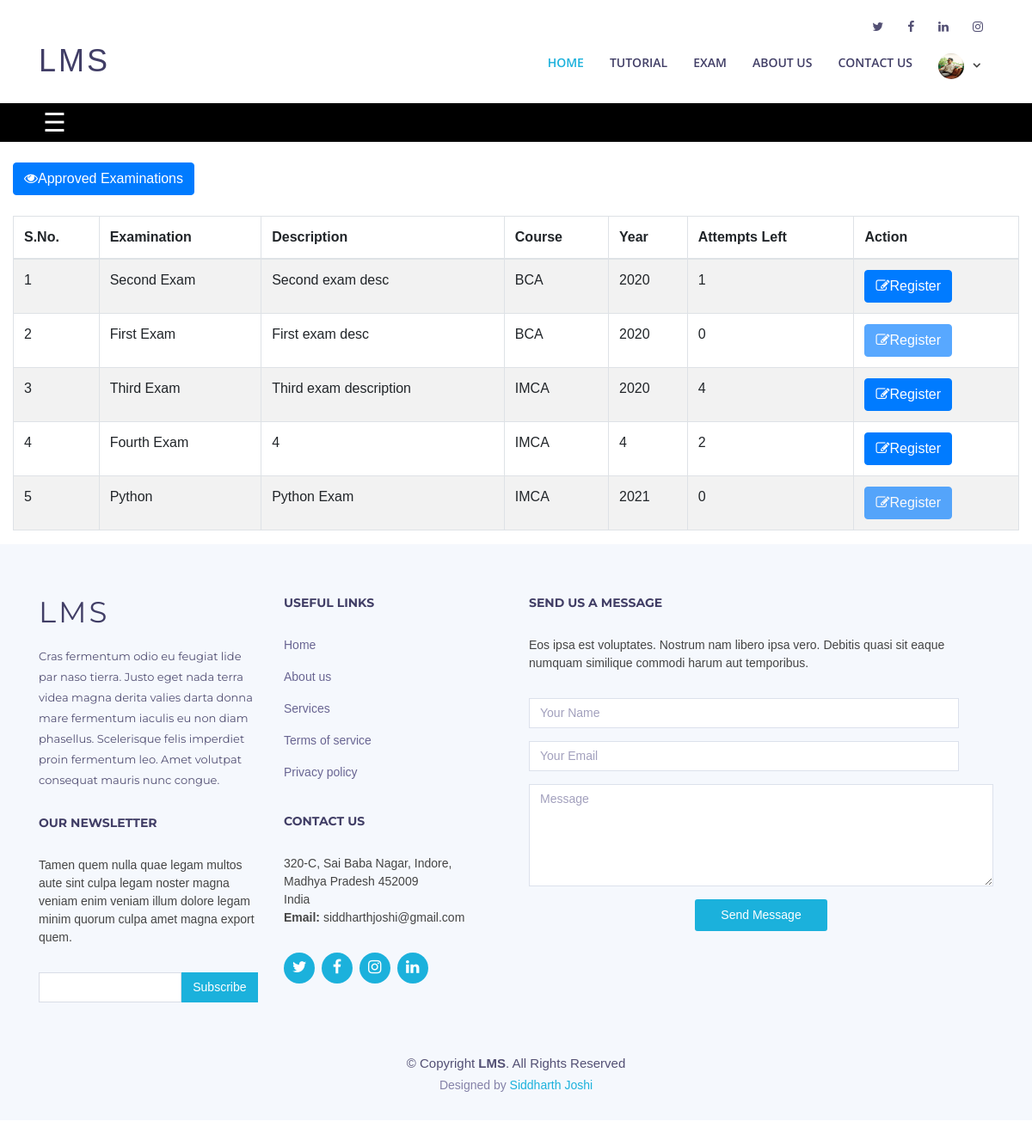
The app's page /oes/examinations/ (signed in) with its own data.
### tutorial/models.py (models this page shows, shortened)
class Student_Model(models.Model):
    user            = models.OneToOneField(User,primary_key=True,on_delete=models.CASCADE)
    name            = models.CharField(max_length=20)
    computer_code   = models.CharField(blank=True, max_length =13)
    slug            = models.SlugField(blank=True, max_length=200)
    image           = models.ImageField(upload_to="profile_pics/", null=True, default="profile_pics/user_logo.png",height_field='height_field',width_field='width_field')
    height_field    = models.IntegerField(default=0, null=True)
    width_field     = models.IntegerField(default=0, null=True)
    enrollment_no   = models.CharField(blank=True, max_length=100)
    course          = models.CharField(blank=True, max_length=20)
    created         = models.DateTimeField(default=timezone.now)
    modified        = models.DateTimeField(default=timezone.now)

### oes/models.py (models this page shows, shortened)
class Exam_detail(models.Model):
    exam_name = models.CharField(default = "", max_length = 100)
    description = models.TextField(null="True", blank=True)
    start_time = models.DateTimeField()
    end_time = models.DateTimeField()
    no_of_questions = models.IntegerField()
    attempts_allowed = models.IntegerField()
    pass_percentage = models.IntegerField()
    course_id = models.ForeignKey(Course, on_delete = models.CASCADE)
    semester = models.IntegerField(default = 0)
    year = models.IntegerField(default = 0)
    status = models.IntegerField(default = 0)
    created = models.DateTimeField(default = timezone.now)
    modified = models.DateTimeField(default = timezone.now)

class Course(models.Model):
    course_name = models.CharField(default = "", max_length=100)
    description = models.TextField(null="True", blank=True)
    faculty = models.CharField(default = "", max_length=100)
    status = models.IntegerField(default = 1)
    created = models.DateTimeField(default = timezone.now)
    modified = models.DateTimeField(default = timezone.now)

### oes/views.py (the view, shortened to what this page needs)
# urls.py: path('examinations/',examinations,name='examinations'),
@login_required(login_url='/')
def examinations(request):
	Final = dict()
	exams = []
	for i in Exam_detail.objects.filter(status="0").all():
		tmpdct = dict()
		tmpdct["id"] = i.id
		tmpdct["exam_name"] = i.exam_name
		tmpdct["description"] = i.description
		tmpdct["course_name"] = i.course_id.course_name
		tmpdct["year"] = i.year
		user_id = request.user.id
		exam_id = i
		tmpdct["attempts_left"] = int(i.attempts_allowed) - Registration.objects.filter(user_id=user_id,
																						exam_id=exam_id).count()
		exams.append(tmpdct)
	Final["exams"] = exams
	return render(request, 'oes/examinations.html', Final)

### templates/oes/examinations.html (shortened to what this page needs)
{% extends 'stu_dash.html' %}
{% block body %}
<section class="content container-fluid">
            <a href="{% url 'oes:approved_exams' %}"><button class = "btn btn-primary"><i class="fa fa-eye"></i>Approved Examinations</button></a>
            <br>
            <br>
        <table id="example" class="table table-striped table-bordered nowrap" style="width:100%">
          <thead>
            <tr>
              <th>S.No.</th>
              <th>Examination</th>
              <th>Description</th>
              <th>Course</th>
              <th>Year</th>
              <th>Attempts Left</th>
              <th>Action</th>
            </tr>
          </thead>
          <tbody>
            {% for i in exams %}
              <tr>
                <td>{{forloop.counter}}</td>
                <td>{{i.exam_name}}</td>
                <td>{{i.description}}</td>
                <td>{{ i.course_name }}</td>
                <td>{{ i.year }}</td>
                <td>{{i.attempts_left}}</td>
                {% if i.attempts_left == 0 or i.attempts_left <= 0 %}
                <td><button class="btn btn-xs btn-primary" disabled=""><i class="fa fa-edit"></i>Register</button></td>
                {% else %}
                <td>
                    <form action="{% url 'oes:examinations' %}" method="POST">
                        <button class="btn btn-xs btn-primary" type="submit">
                            <i class="fa fa-edit"></i>Register</button>
                    </form>
                </td>
                {% endif %}
              </tr>
            {% endfor %}
            </tbody>
          </table>
    </section>
{% endblock %}

### templates/stu_dash.html (shortened to what this page needs)
{% load static %}
<!DOCTYPE html>
<html lang="en">
<head>
  <link rel="stylesheet" href="https://stackpath.bootstrapcdn.com/bootstrap/4.5.2/css/bootstrap.min.css">
  <link href="{% static 'lib/bootstrap/css/bootstrap.min.css' %}" rel="stylesheet">
  <link href="{% static 'lib/font-awesome/css/font-awesome.min.css' %}" rel="stylesheet">
  <link href="{% static 'lib/animate/animate.min.css' %}" rel="stylesheet">
  <link href="{% static 'lib/ionicons/css/ionicons.min.css' %}" rel="stylesheet">
  <link href="{% static 'lib/owlcarousel/assets/owl.carousel.min.css' %}" rel="stylesheet">
  <link href="{% static 'lib/lightbox/css/lightbox.min.css' %}" rel="stylesheet">
  <link href="{% static 'css/style.css' %}" rel="stylesheet" type="text/css">
</head>
<body>
  <header id="header" style="background-color: #fff;">
    <div id="topbar">
      <div class="container">
        <div class="social-links">
          <a href="#" class="twitter"><i class="fa fa-twitter"></i></a>
          <a href="#" class="facebook"><i class="fa fa-facebook"></i></a>
          <a href="#" class="linkedin"><i class="fa fa-linkedin"></i></a>
          <a href="#" class="instagram"><i class="fa fa-instagram"></i></a>
        </div>
      </div>
    </div>
    <div class="container">
      <div class="logo float-left">
        <h1 class="text-light"><a href="#intro" class="scrollto"><span>LMS</span></a></h1>
      </div>
       <nav class="main-nav float-right d-none d-lg-block">
        <ul>
          <li class="active"><a href="{% url 'tutorial:index' %}">Home</a></li>
		  <li><a href="{% url 'tutorial:tutorial' %}">Tutorial</a></li>
          <li><a href="{% url 'oes:index' %}">Exam</a></li>
          <li><a href="#about">About Us</a></li>
          <li><a href="#footer">Contact Us</a></li>
         {% if request.user.is_authenticated %}
          <li class="drop-down"><a><img src="{{request.user.student_model.image.url}}"  width="30px" height="30px" alt="User" style="border-radius:100%;"></a>
          </li>
         {% else %}
         <li><a data-toggle="modal" data-target="#myModal" href="#">Login/Register</a></li>
         {% endif %}
        </ul>
      </nav>
    </div>
  </header>
<br><br><br><br><br>
<header>
<div class="tophead">
	<div>
		<span class="menulines" onclick="openNav();">&#9776;</span>
	</div>
</div>
</header>
<br>
    {% block body %}
    {% endblock %}
  <footer id="footer" class="section-bg">
    <div class="footer-top">
      <div class="container">
        <div class="row">
          <div class="col-lg-6">
            <div class="row">
                <div class="col-sm-6">
                  <div class="footer-info">
                    <h3>LMS</h3>
                    <p>Cras fermentum odio eu feugiat lide par naso tierra. Justo eget nada terra videa magna derita valies darta donna mare fermentum iaculis eu non diam phasellus. Scelerisque felis imperdiet proin fermentum leo. Amet volutpat consequat mauris nunc congue.</p>
                  </div>
                  <div class="footer-newsletter">
                    <h4>Our Newsletter</h4>
                    <p>Tamen quem nulla quae legam multos aute sint culpa legam noster magna veniam enim veniam illum dolore legam minim quorum culpa amet magna export quem.</p>
                    <form action="" method="post">
                      <input type="email" name="email"><input type="submit"  value="Subscribe">
                    </form>
                  </div>
                </div>
                <div class="col-sm-6">
                  <div class="footer-links">
                    <h4>Useful Links</h4>
                    <ul>
                      <li><a href="#">Home</a></li>
                      <li><a href="#">About us</a></li>
                      <li><a href="#">Services</a></li>
                      <li><a href="#">Terms of service</a></li>
                      <li><a href="#">Privacy policy</a></li>
                    </ul>
                  </div>
                  <div class="footer-links">
                    <h4>Contact Us</h4>
                    <p>
                      320-C, Sai Baba Nagar, Indore, <br>
                      Madhya Pradesh 452009<br>
                      India <br>
                      <strong>Email:</strong> siddharthjoshi@gmail.com<br>
                    </p>
                  </div>
                  <div class="social-links">
                    <a href="#" class="twitter"><i class="fa fa-twitter"></i></a>
                    <a href="#" class="facebook"><i class="fa fa-facebook"></i></a>
                    <a href="#" class="instagram"><i class="fa fa-instagram"></i></a>
                    <a href="#" class="linkedin"><i class="fa fa-linkedin"></i></a>
                  </div>
                </div>
            </div>
          </div>
          <div class="col-lg-6">
            <div class="form">
              <h4>Send us a message</h4>
              <p>Eos ipsa est voluptates. Nostrum nam libero ipsa vero. Debitis quasi sit eaque numquam similique commodi harum aut temporibus.</p>
              <form action="" method="post" role="form" class="contactForm">
                <div class="form-group">
                  <input type="text" name="name" class="form-control" id="name" placeholder="Your Name" data-rule="minlen:4" data-msg="Please enter at least 4 chars" />
                </div>
                <div class="form-group">
                  <input type="email" class="form-control" name="email" id="email" placeholder="Your Email" data-rule="email" data-msg="Please enter a valid email" />
                </div>
                <div class="form-group">
                  <textarea class="form-control" name="message" rows="5" data-rule="required" data-msg="Please write something for us" placeholder="Message"></textarea>
                </div>
                <div class="text-center"><button type="submit" title="Send Message">Send Message</button></div>
              </form>
            </div>
          </div>
        </div>
      </div>
    <div class="container">
      <div class="copyright">
        &copy; Copyright <strong>LMS</strong>. All Rights Reserved
      </div>
      <div class="credits">
        Designed by <a href="#">Siddharth Joshi</a>
      </div>
    </div>
    </div>
  </footer>
</body>
</html>

### templates/stu_dash.html (style rules this page uses)
* { margin: 0; padding: 0; box-sizing: border-box; font-family: 'josefin Sans', sans-serif; }
.tophead { width: 100%; height: 65; background-color: #000; display: flex; justify-content: space-between; align-items: center; }
.menulines { font-size: 30px; cursor: pointer; margin-left: 50px; color: #fff; }
a:link { text-decoration: none; }
input { max-width:500px; }

### records on screen
Exam_detail: exam_name "Second Exam", description "Second exam desc"
Course: course_name "BCA" "BCA"
Exam_detail: exam_name "First Exam", description "First exam desc"
Exam_detail: exam_name "Third Exam", description "Third exam description"
Course: course_name "IMCA" "IMCA" "IMCA"
Exam_detail: exam_name "Fourth Exam"
Exam_detail: exam_name "Python", description "Python Exam"

### other values on screen
{{ i.year }} "2020" "2020" "2020" "4" "2021"
{{ i.attempts_left }} "1" "0" "4" "2" "0"
{{ i.description }} "4"
